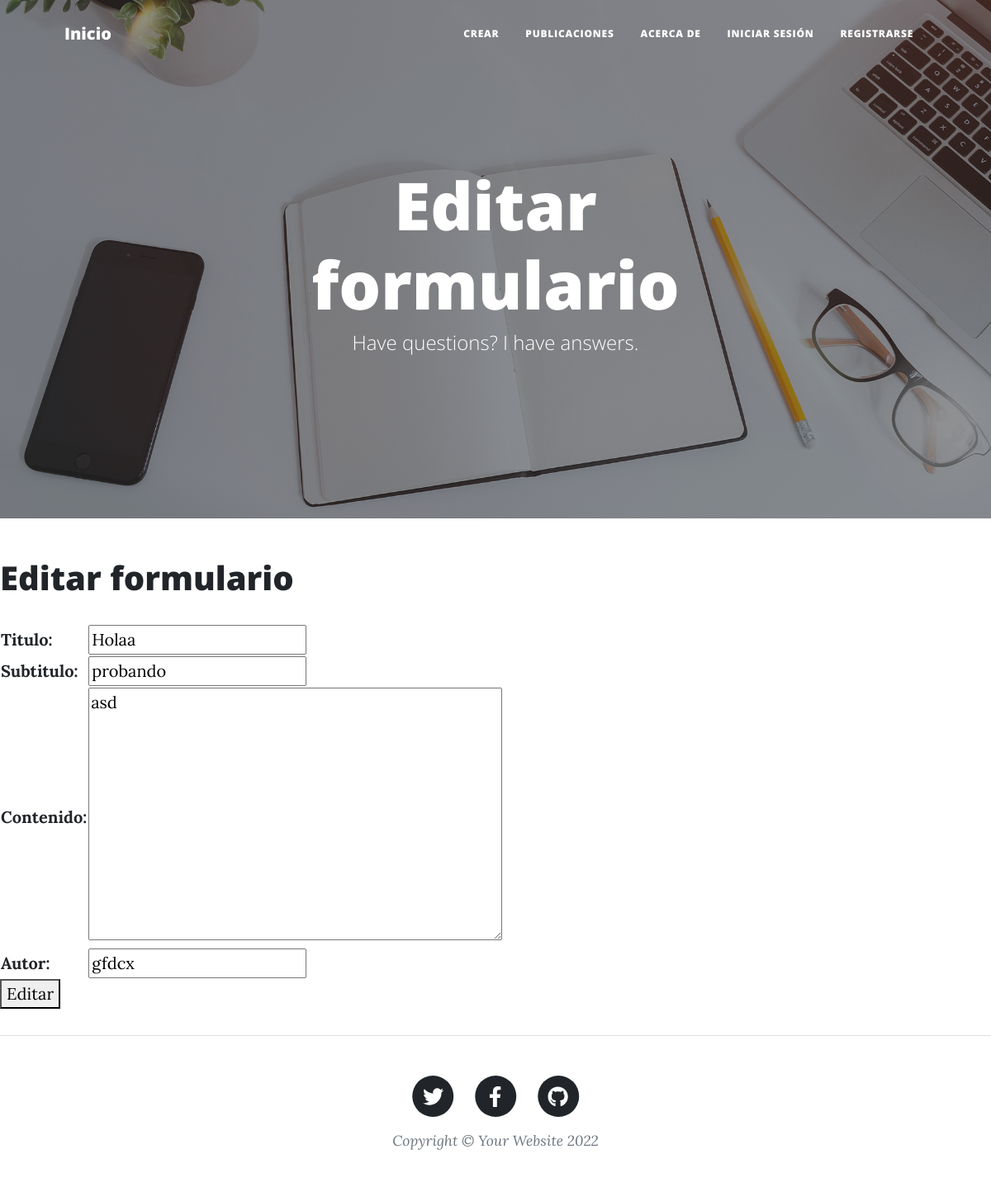
The page /editar-publicacion/8 on the database its author committed.
### blog/models.py (models this page shows, shortened)
class Publicacion(models.Model):
    titulo = models.CharField(max_length=50)
    subtitulo = models.CharField(max_length=50)
    contenido = RichTextField(null=True)
    autor = models.CharField(max_length=50)
    fecha_creacion = models.DateField(null=True)

### blog/views.py (the view)
# urls.py: path('editar-publicacion/<int:pk>', views.Editar.as_view(), name='editar_publicacion'),
class Editar(UpdateView):
    model=Publicacion
    template_name= 'editar.html'
    success_url='/publicaciones'
    fields= ['titulo', 'subtitulo', 'contenido', 'autor']

### templates/editar.html (shortened to what this page needs)
{% extends 'base.html' %}
{% block h1 %}
<div class="page-heading">
    <h1>Editar formulario</h1>
    <span class="subheading">Have questions? I have answers.</span>
</div>
{% endblock h1 %}
{% block container %}
<h1>Editar formulario</h1>
<p>
    <form action={% url 'editar_publicacion' publicacion.id %} method="post">
        <table>
            {{form.as_table}}
        </table>
        <button>Editar</button>
    </form>
</p>
{% endblock container %}

### rows shown on the page
Publicacion: titulo "Holaa", subtitulo "probando", contenido "asd", autor "gfdcx"
